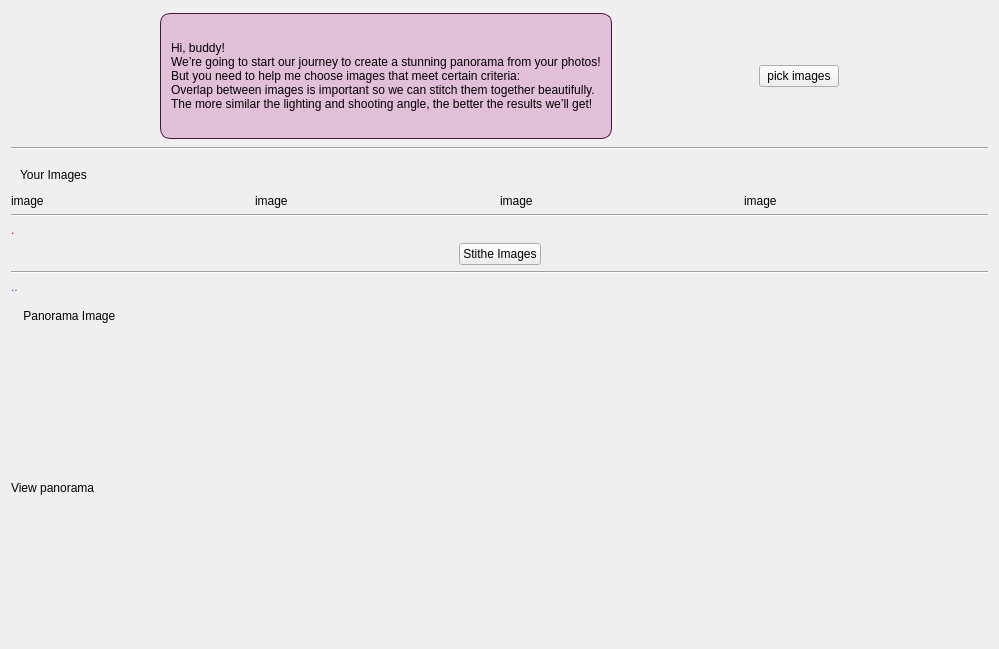
         <widget class="QWidget" name="stitch_page">
          <layout class="QGridLayout" name="gridLayout_2">
           <item row="3" column="0">
            <widget class="Line" name="line_2">
             <property name="orientation">
              <enum>Qt::Horizontal</enum>
             </property>
            </widget>
           </item>
           <item row="7" column="0">
            <widget class="QWidget" name="part4_1" native="true">
             <layout class="QVBoxLayout" name="verticalLayout_13">
              <property name="spacing">
               <number>2</number>
              </property>
              <property name="leftMargin">
               <number>0</number>
              </property>
              <property name="topMargin">
               <number>0</number>
              </property>
              <property name="rightMargin">
               <number>0</number>
              </property>
              <property name="bottomMargin">
               <number>0</number>
              </property>
              <item>
               <widget class="QLabel" name="comment_stitch">
                <property name="maximumSize">
                 <size>
                  <width>16777215</width>
                  <height>50</height>
                 </size>
                </property>
                <property name="styleSheet">
                 <string notr="true">color: #7d2ae8;</string>
                </property>
                <property name="text">
                 <string>..</string>
                </property>
               </widget>
              </item>
              <item>
               <widget class="QWidget" name="widget_5" native="true">
                <property name="maximumSize">
                 <size>
                  <width>16777215</width>
                  <height>40</height>
                 </size>
                </property>
                <layout class="QHBoxLayout" name="horizontalLayout_4">
                 <item>
                  <widget class="QLabel" name="sec3_1title">
                   <property name="text">
                    <string> Panorama Image</string>
                   </property>
                  </widget>
                 </item>
                 <item>
                  <spacer name="horizontalSpacer_5">
                   <property name="orientation">
                    <enum>Qt::Horizontal</enum>
                   </property>
                   <property name="sizeHint" stdset="0">
                    <size>
                     <width>863</width>
                     <height>44</height>
                    </size>
                   </property>
                  </spacer>
                 </item>
                </layout>
               </widget>
              </item>
              <item>
               <widget class="QLabel" name="panorama_show">
                <property name="minimumSize">
                 <size>
                  <width>0</width>
                  <height>300</height>
                 </size>
                </property>
                <property name="maximumSize">
                 <size>
                  <width>16777215</width>
                  <height>16777215</height>
                 </size>
                </property>
                <property name="text">
                 <string>View panorama</string>
                </property>
               </widget>
              </item>
             </layout>
            </widget>
           </item>
           <item row="5" column="0">
            <widget class="QWidget" name="part3_1" native="true">
             <property name="maximumSize">
              <size>
               <width>16777215</width>
               <height>40</height>
              </size>
             </property>
             <layout class="QHBoxLayout" name="horizontalLayout_13">
              <property name="spacing">
               <number>0</number>
              </property>
              <property name="leftMargin">
               <number>0</number>
              </property>
              <property name="topMargin">
               <number>0</number>
              </property>
              <property name="rightMargin">
               <number>0</number>
              </property>
              <property name="bottomMargin">
               <number>0</number>
              </property>
              <item>
               <spacer name="horizontalSpacer_10">
                <property name="orientation">
                 <enum>Qt::Horizontal</enum>
                </property>
                <property name="sizeHint" stdset="0">
                 <size>
                  <width>387</width>
                  <height>14</height>
                 </size>
                </property>
               </spacer>
              </item>
              <item>
               <widget class="QPushButton" name="stitch_btn">
                <property name="cursor">
                 <cursorShape>PointingHandCursor</cursorShape>
                </property>
                <property name="text">
                 <string>Stithe Images</string>
                </property>
               </widget>
              </item>
              <item>
               <spacer name="horizontalSpacer_11">
                <property name="orientation">
                 <enum>Qt::Horizontal</enum>
                </property>
                <property name="sizeHint" stdset="0">
                 <size>
                  <width>386</width>
                  <height>14</height>
                 </size>
                </property>
               </spacer>
              </item>
             </layout>
            </widget>
           </item>
           <item row="0" column="0">
            <widget class="QWidget" name="part1_1" native="true">
             <property name="minimumSize">
              <size>
               <width>911</width>
               <height>130</height>
              </size>
             </property>
             <property name="maximumSize">
              <size>
               <width>16777215</width>
               <height>130</height>
              </size>
             </property>
             <layout class="QHBoxLayout" name="horizontalLayout_10">
              <property name="spacing">
               <number>1</number>
              </property>
              <property name="leftMargin">
               <number>2</number>
              </property>
              <property name="topMargin">
               <number>2</number>
              </property>
              <property name="rightMargin">
               <number>2</number>
              </property>
              <property name="bottomMargin">
               <number>2</number>
              </property>
              <item>
               <spacer name="horizontalSpacer_14">
                <property name="orientation">
                 <enum>Qt::Horizontal</enum>
                </property>
                <property name="sizeHint" stdset="0">
                 <size>
                  <width>40</width>
                  <height>20</height>
                 </size>
                </property>
               </spacer>
              </item>
              <item>
               <widget class="QLabel" name="title_page1">
                <property name="styleSheet">
                 <string notr="true">QLabel{
background-color: #E2BFD9;
border: 1px solid #471532;
border-radius:10px;
padding: 7px;
}</string>
                </property>
                <property name="text">
                 <string>Hi, buddy!
We’re going to start our journey to create a stunning panorama from your photos! 
But you need to help me choose images that meet certain criteria:
Overlap between images is important so we can stitch them together beautifully.
The more similar the lighting and shooting angle, the better the results we’ll get!</string>
                </property>
               </widget>
              </item>
              <item>
               <spacer name="horizontalSpacer_2">
                <property name="orientation">
                 <enum>Qt::Horizontal</enum>
                </property>
                <property name="sizeHint" stdset="0">
                 <size>
                  <width>69</width>
                  <height>20</height>
                 </size>
                </property>
               </spacer>
              </item>
              <item>
               <widget class="QPushButton" name="pick_imgs_btn">
                <property name="cursor">
                 <cursorShape>PointingHandCursor</cursorShape>
                </property>
                <property name="text">
                 <string>pick images</string>
                </property>
               </widget>
              </item>
              <item>
               <spacer name="horizontalSpacer_15">
                <property name="orientation">
                 <enum>Qt::Horizontal</enum>
                </property>
                <property name="sizeHint" stdset="0">
                 <size>
                  <width>40</width>
                  <height>20</height>
                 </size>
                </property>
               </spacer>
              </item>
             </layout>
            </widget>
           </item>
           <item row="1" column="0">
            <widget class="Line" name="line_3">
             <property name="orientation">
              <enum>Qt::Horizontal</enum>
             </property>
            </widget>
           </item>
           <item row="6" column="0">
            <widget class="Line" name="line">
             <property name="orientation">
              <enum>Qt::Horizontal</enum>
             </property>
            </widget>
           </item>
           <item row="4" column="0">
            <widget class="QLabel" name="warrning_befor_stitch">
             <property name="maximumSize">
              <size>
               <width>16777215</width>
               <height>30</height>
              </size>
             </property>
             <property name="styleSheet">
              <string notr="true">color: rgb(255,0,0);</string>
             </property>
             <property name="text">
              <string>.</string>
             </property>
            </widget>
           </item>
           <item row="2" column="0">
            <widget class="QWidget" name="part2_1" native="true">
             <layout class="QVBoxLayout" name="verticalLayout_6">
              <property name="spacing">
               <number>1</number>
              </property>
              <property name="leftMargin">
               <number>0</number>
              </property>
              <property name="topMargin">
               <number>0</number>
              </property>
              <property name="rightMargin">
               <number>1</number>
              </property>
              <property name="bottomMargin">
               <number>0</number>
              </property>
              <item>
               <widget class="QWidget" name="widget_4" native="true">
                <property name="minimumSize">
                 <size>
                  <width>0</width>
                  <height>0</height>
                 </size>
                </property>
                <property name="maximumSize">
                 <size>
                  <width>16777215</width>
                  <height>40</height>
                 </size>
                </property>
                <layout class="QHBoxLayout" name="horizontalLayout_2">
                 <item>
                  <widget class="QLabel" name="sec2_1title">
                   <property name="maximumSize">
                    <size>
                     <width>16777215</width>
                     <height>40</height>
                    </size>
                   </property>
                   <property name="text">
                    <string>Your Images</string>
                   </property>
                  </widget>
                 </item>
                 <item>
                  <spacer name="horizontalSpacer_4">
                   <property name="orientation">
                    <enum>Qt::Horizontal</enum>
                   </property>
                   <property name="sizeHint" stdset="0">
                    <size>
                     <width>787</width>
                     <height>19</height>
                    </size>
                   </property>
                  </spacer>
                 </item>
                </layout>
               </widget>
              </item>
              <item>
               <layout class="QHBoxLayout" name="org_imgs_layout">
                <item>
                 <widget class="QLabel" name="org_img1">
                  <property name="maximumSize">
                   <size>
                    <width>16777215</width>
                    <height>200</height>
                   </size>
                  </property>
                  <property name="text">
                   <string>image</string>
                  </property>
                 </widget>
                </item>
                <item>
                 <widget class="QLabel" name="org_img2">
                  <property name="text">
                   <string>image</string>
                  </property>
                 </widget>
                </item>
                <item>
                 <widget class="QLabel" name="org_img3">
                  <property name="text">
                   <string>image</string>
                  </property>
                 </widget>
                </item>
                <item>
                 <widget class="QLabel" name="org_img4">
                  <property name="minimumSize">
                   <size>
                    <width>0</width>
                    <height>0</height>
                   </size>
                  </property>
                  <property name="styleSheet">
                   <string notr="true">text-color: rgb(255, 0, 0)</string>
                  </property>
                  <property name="text">
                   <string>image</string>
                  </property>
                 </widget>
                </item>
               </layout>
              </item>
             </layout>
            </widget>
           </item>
          </layout>
         </widget>
